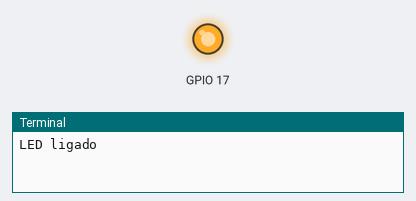
Recording of a program running on a simulated Raspberry Pi (BCM pin numbers). On the bench: output pins drawn as LEDs (lit = HIGH), the last lines printed to the terminal. At 10.0 s the program stops and its outputs stay as they are.

Above: at 0.1 s.
At 5.1 s:
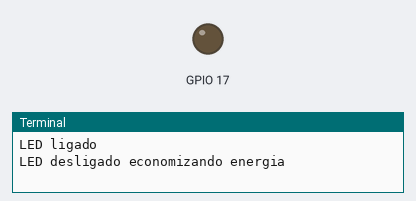
Timing chart, 0 to 6.6 s (numbered marks = the images above):
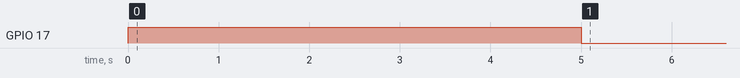

Measured:
- by itself, GPIO 17: LOW → HIGH at 0.00 s, → LOW 5.0 s later

The program:

testandoLed3.py
```python
try:
    # checks if you have access to RPi.GPIO, which is available inside RPi
    import RPi.GPIO as GPIO
except:
    # In case of exception, you are executing your script outside of RPi, so import Mock.GPIO
    #import Mock.GPIO as GPIO
    from emulator.EmulatorGUI import GPIO
#import RPi.GPIO as GPIO
import time
GPIO.setmode(GPIO.BCM)
#GPIO.setwarnings(False)
GPIO.setup(17, GPIO.OUT)
print('LED ligado')
GPIO.output(17, GPIO.HIGH)
time.sleep(5)
print( 'LED desligado economizando energia')
GPIO.output(17, GPIO.LOW)
time.sleep(5)
```
